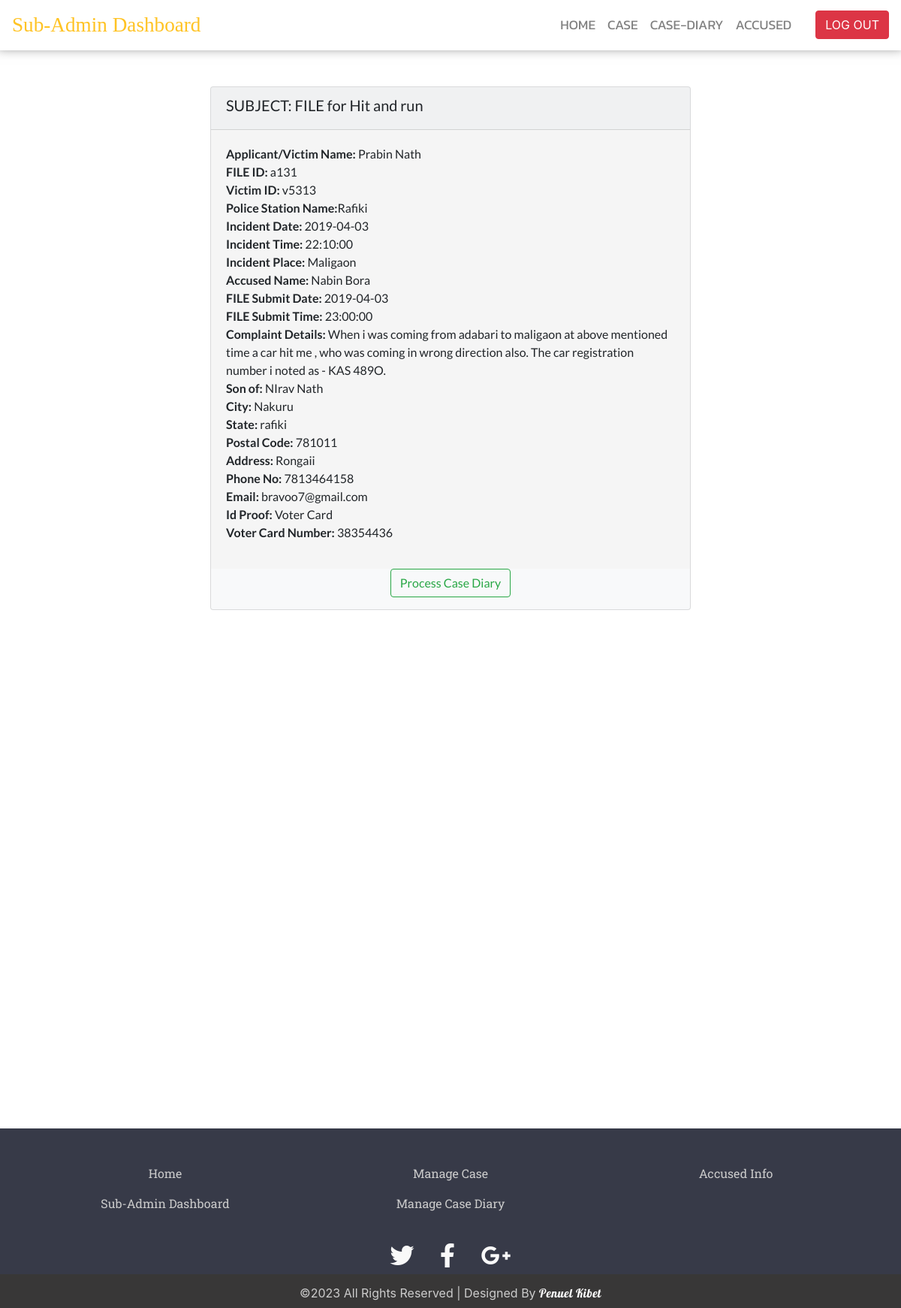
The app's page /dashboard/sub_admin_dashboard_menus/view_fir.php?edit=a131 with its own data.
### tables this page shows
CREATE TABLE `fir` (
  `ward_no` int(40) NOT NULL,
  `ps_name` text NOT NULL,
  `fid` varchar(40) NOT NULL,
  `vid` varchar(40) NOT NULL,
  `subject` varchar(200) NOT NULL,
  `i_date` date NOT NULL,
  `i_time` time NOT NULL,
  `i_place` varchar(50) NOT NULL,
  `a_name` text NOT NULL,
  `w_name` text NOT NULL,
  `w_address` varchar(500) NOT NULL,
  `f_date` date NOT NULL,
  `f_time` time NOT NULL,
  `c_details` varchar(500) NOT NULL,
  `f_name` text NOT NULL,
  `l_name` text NOT NULL,
  `relation` char(10) NOT NULL,
  `r_name` text NOT NULL,
  `city` text NOT NULL,
  `state` text NOT NULL,
  `p_code` bigint(50) NOT NULL,
  `address` varchar(500) NOT NULL,
  `phone` bigint(50) NOT NULL,
  `e_id` varchar(70) NOT NULL,
  `identity` char(100) NOT NULL,
  `identity_no` varchar(200) NOT NULL
);

### dashboard/sub_admin_dashboard_menus/view_fir.php (the view, shortened to what this page needs)
<!DOCTYPE html>
<html>
<head>
	<link rel="stylesheet" href="https://use.fontawesome.com/releases/v5.8.1/css/all.css">
	<link rel="stylesheet" href="https://maxcdn.bootstrapcdn.com/bootstrap/4.0.0/css/bootstrap.min.css">
	<link rel="stylesheet" type="text/css" href="view_fir_style.css">
</head>
<body>
		<nav class="navbar navbar-expand-lg navbar-light sticky-top navbar-custom">
			<a class="navbar-brand" href="#">Sub-Admin Dashboard</a>
			<div class="collapse navbar-collapse" id="navbarSupportedContent">
				<ul class="navbar-nav mr-auto w-100 justify-content-end px-4">
					<li class="nav-item active"><a href="../sub_admin_dashboard.php" class="nav-link">HOME</a></li>
					<li class="nav-item"><a href="case_sa.php" class="nav-link">CASE</a></li>
					<li class="nav-item"><a href="cd_sa.php" class="nav-link">CASE-DIARY</a></li>
					<li class="nav-item"><a href="accused_sa.php" class="nav-link">ACCUSED</a></li>
				</ul>
				<a href="../../php/sub_admin_logout.php"><button type="button" class="btn btn-danger">LOG OUT</button></a>
			</div>
		</nav>
		<div class="content">
<?php
        include("connectioni.php");
        $edit_record = $_GET['edit'];
       $rs=mysqli_query($con,"SELECT * FROM `fir` WHERE fid='$edit_record'");
		while($row=mysqli_fetch_array($rs))
			{
  			$ps_name=$row[1];
  			$fid=$row[2];
  			$vid=$row[3];
  			$subject=$row[4];
  			$i_date=$row[5];
  			$i_time=$row[6];
  			$i_place=$row[7];
  			$a_name=$row[8];
  			$f_date=$row[11];
  			$f_time=$row[12];
  			$c_details=$row[13];
  			$f_name=$row[14];
  			$l_name=$row[15];
  			$relation=$row[16];
  			$r_name=$row[17];
  			$city=$row[18];
  			$state=$row[19];
  			$p_code=$row[20];
  			$address=$row[21];
  			$phone=$row[22];
  			$e_id=$row[23];
  			$identity = $row[24];
			$identity_no = $row[25];
?>
			<div class="card bg-light mx-auto my-5 " style="max-width: 40rem;">
				<div class="card-header align-middle ">
					<h5>SUBJECT: <?php echo $subject;  ?></h5>
				</div>
				<div class="card-body">
					<p>
				<b>Applicant/Victim Name:</b> <?php echo $f_name;  ?> <?php echo $l_name;  ?><br>
				<b>FILE ID:</b> <?php echo $fid;  ?><br>
				<b>Victim ID:</b> <?php echo $vid;  ?><br>
				<b>Police Station Name:</b><?php echo $ps_name;  ?><br>
				<b>Incident Date:</b> <?php echo $i_date;  ?><br>
				<b>Incident Time:</b> <?php echo $i_time;  ?><br>
				<b>Incident Place:</b> <?php echo $i_place;  ?><br>
				<b>Accused Name:</b> <?php echo $a_name;  ?><br>
				<b> FILE Submit Date:</b> <?php echo $f_date;  ?><br>
				<b> FILE Submit Time:</b> <?php echo $f_time;  ?><br>
				<b> Complaint Details:</b> <?php echo $c_details;  ?><br>
				<b> <?php echo $relation;  ?>:</b> <?php echo $r_name;  ?> <br>
				<b> City:</b> <?php echo $city  ?> <br>
				<b> State:</b> <?php echo $state  ?> <br>
				<b> Postal Code:</b> <?php echo $p_code  ?> <br>
				<b> Address:</b> <?php echo $address  ?> <br>
				<b> Phone No:</b> <?php echo $phone  ?> <br>
				<b> Email:</b> <?php echo $e_id  ?> <br>
				<b> Id Proof:</b> <?php echo $identity  ?><br>
				<b> <?php echo $identity  ?> Number:</b> <?php echo $identity_no ?><br>
				    </p>
				</div>
				<p class="float-right text-center">
						<a href="case_diary.php?edit=<?php echo $fid ?>"><button type="button" class="btn btn-outline-success" >Process Case Diary</button></a>
					</p>
			</div>
		<?php } ?>
		</div>
		<footer id="site-footer">
			<div class="container">
				<div class="row text-center custom-list">
					<div class="col-sm-4">
						<ul class="list-unstyled">
						<li><a href="../../index.php" class="nav-link">Home</a></li>
						<li><a href="../sub_admin_dashboard.php" class="nav-link">Sub-Admin Dashboard</a></li>
					</ul>
					</div>
					<div class="col-sm-4">
						<ul class="list-unstyled">
							<li><a href="case_sa.php" class="nav-link">Manage Case</a></li>
							<li><a href="cd_sa.php" class="nav-link">Manage Case Diary</a></li>
						</ul>
					</div>
					<div class="col-sm-4">
						<ul class="list-unstyled">
							<li><a href="accused_sa.php" class="nav-link">Accused Info</a></li>
						</ul>
					</div>
				</div>
			</div>
			<div class="social-networks">
				<a href="https://www.twitter.com/ocms" class="twitter"><i class="fab fa-twitter"></i></a>
				<a href="https://www.facebook.com/ocms" class="facebook"><i class="fab fa-facebook-f"></i></a>
				<a href="mailto:ocms@gmail.com?subject=Mail from Our Site" class="google"><i class="fab fa-google-plus-g"></i></a>
			</div>
			<div class="footer-copyright">
            	<p>&copy;2023 All Rights Reserved | Designed By <a href="https://www.linkedin.com/in/manashjb/"><span>Penuel Kibet</span></a> </p>
        	</div>
		</footer>
</body>
</html>

### dashboard/sub_admin_dashboard_menus/view_fir_style.css (style rules this page uses)
body { background: #ffff; min-height: 100%; padding-bottom: 20vh; position: relative; }
.navbar-custom { background: #ffff; -webkit-box-shadow:0 -0.4rem 0.9rem 0.2rem rgba(0,0,0,.5); -moz-box-shadow: -0.4rem 0.9rem 0.2rem rgba(0,0,0,.5):; box-shadow:0 -0.4rem 0.9rem 0.2rem rgba(0,0,0,.5); }
#navbarSupportedContent li a { color: grey; font-family: 'Kanit', sans-serif; font-size: 1.1em; }
.navbar-brand { color: #ffc324 !important; font-family: 'Cinzel', serif; font-size: 1.7em; }
.content { position:relative; padding-bottom: 20vh; font-family: 'Lato', sans-serif; }
#site-footer { background-color: #373a48; color:white; height: 200px; position: absolute; left: 0 ; right: 0; bottom: 0; margin-bottom: -30vh; }
#site-footer .custom-list { margin-top: 40px; color: #fff !important; }
#site-footer li a { color: #ccc; font-family: 'Roboto Slab', serif; }
#site-footer .social-networks { text-align: center; padding-top: 10px; padding-bottom: 0; }
#site-footer .social-networks a { margin-right: 5px; margin-left: 5px; font-size: 32px; color: #f9f9f9; padding: 10px; transition: 0.2s; }
#site-footer .footer-copyright { background-color: #383737; padding-top:3px; padding-bottom:3px; text-align: center; }
#site-footer .footer-copyright p { margin:10px; color: #ccc; }
#site-footer span { font-family: 'Lobster', cursive; letter-spacing: 0.5px; color: #fff; }
.card-body { background: #f5f5f5; }

### records on screen
fir: subject "FILE for Hit and run", f_name "Prabin", l_name "Nath", fid "a131", vid "v5313", ps_name "Rafiki", i_date "2019-04-03", i_time "22:10:00", i_place "Maligaon", a_name "Nabin Bora", f_date "2019-04-03", f_time "23:00:00", c_details "When i was coming from adabari to maligaon at above mentioned time a car hit me , who was coming in wrong direction also. The car registration number i noted as - KAS 489O.", relation "Son of", r_name "NIrav Nath", city "Nakuru", state "rafiki", p_code "781011", address "Rongaii", phone "7813464158", e "bravoo7@gmail.com", identity "Voter Card", identity_no "38354436"
